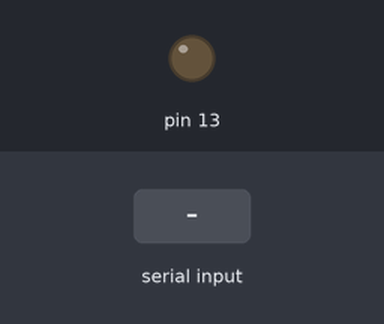
Simulated run of this sketch. Board: Arduino Uno, built with avr-gcc and run on an emulated ATmega328P. Shown: output pins drawn as LEDs (lit = HIGH). The test bench sets the inputs (shaded band).

Above: at 1.2 s.
1.3 s: "1" received over Serial
At 2.1 s:
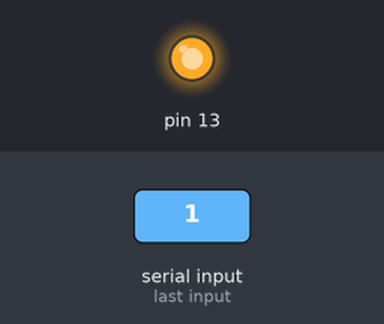
2.8 s: "0" received over Serial
At 3.2 s:
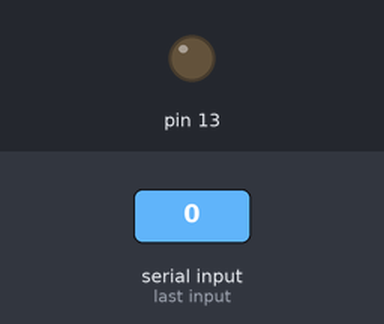
Timing chart, 0 to 5.8 s (numbered marks = the images above; inputs shaded):
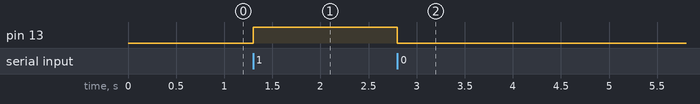

Measured:
- after the input at 1.3 s, pin 13: LOW → HIGH at once
- after the input at 2.8 s, pin 13: HIGH → LOW at once

The sketch:

Ep8-3.ino
```cpp
 //Receiver
 void setup() {
  pinMode(13, OUTPUT);
  Serial.begin(9600);

}

void loop() {
  while(Serial.available() > 0) {
    char a = Serial.read();
    if(a == '1'){
      digitalWrite(13, HIGH);
    }
    else if(a == '0') {
      digitalWrite(13, LOW);
    }
  }
}

//sender
// void setup() {
//   Serial.begin(9600);
//   pinMode(17, INPUT);
// }

// void loop() {
//   if(digitalRead(17) == HIGH) {
//     Serial.println('1');
//   }
//   else if(digitalRead(17) == LOW) {
//     Serial.println('0');
//   }
// }
```
